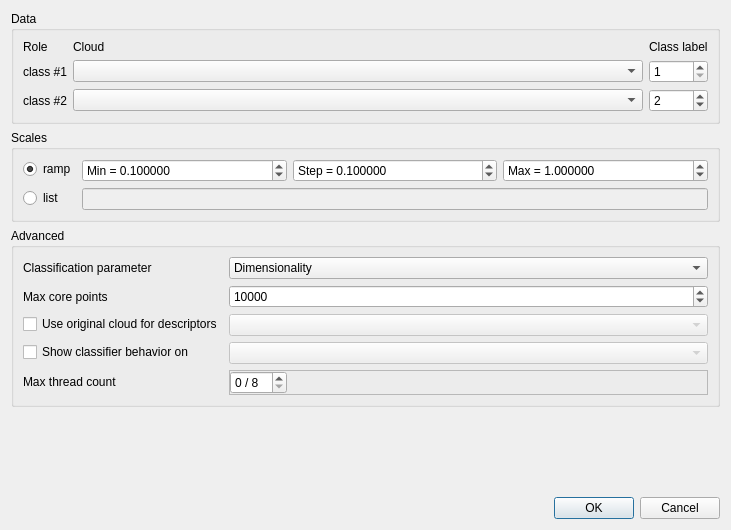
<?xml version="1.0" encoding="UTF-8"?>
<ui version="4.0">
 <class>CanupoTrainingDialog</class>
 <widget class="QDialog" name="CanupoTrainingDialog">
  <property name="geometry">
   <rect>
    <x>0</x>
    <y>0</y>
    <width>731</width>
    <height>530</height>
   </rect>
  </property>
  <property name="windowTitle">
   <string>CANUPO Training</string>
  </property>
  <property name="windowIcon">
   <iconset resource="../qCanupo.qrc">
    <normaloff>:/CC/plugin/qCanupoPlugin/images/iconCreate.png</normaloff>:/CC/plugin/qCanupoPlugin/images/iconCreate.png</iconset>
  </property>
  <layout class="QVBoxLayout" name="verticalLayout">
   <item>
    <widget class="QGroupBox" name="groupBox">
     <property name="title">
      <string>Data</string>
     </property>
     <layout class="QGridLayout" name="gridLayout">
      <item row="0" column="0">
       <widget class="QLabel" name="label_3">
        <property name="text">
         <string>Role</string>
        </property>
       </widget>
      </item>
      <item row="0" column="1">
       <widget class="QLabel" name="label_4">
        <property name="text">
         <string>Cloud</string>
        </property>
       </widget>
      </item>
      <item row="0" column="2">
       <widget class="QLabel" name="label_5">
        <property name="text">
         <string>Class label</string>
        </property>
       </widget>
      </item>
      <item row="2" column="0">
       <widget class="QLabel" name="label">
        <property name="text">
         <string>class #1</string>
        </property>
       </widget>
      </item>
      <item row="2" column="2">
       <widget class="QSpinBox" name="cloud1ClassSpinBox">
        <property name="minimum">
         <number>1</number>
        </property>
       </widget>
      </item>
      <item row="3" column="0">
       <widget class="QLabel" name="label_2">
        <property name="text">
         <string>class #2</string>
        </property>
       </widget>
      </item>
      <item row="3" column="2">
       <widget class="QSpinBox" name="cloud2ClassSpinBox">
        <property name="minimum">
         <number>1</number>
        </property>
        <property name="value">
         <number>2</number>
        </property>
       </widget>
      </item>
      <item row="2" column="1">
       <widget class="QComboBox" name="class1CloudComboBox">
        <property name="sizePolicy">
         <sizepolicy hsizetype="Expanding" vsizetype="Fixed">
          <horstretch>0</horstretch>
          <verstretch>0</verstretch>
         </sizepolicy>
        </property>
        <property name="toolTip">
         <string>Points belonging to class #1 </string>
        </property>
       </widget>
      </item>
      <item row="3" column="1">
       <widget class="QComboBox" name="class2CloudComboBox">
        <property name="sizePolicy">
         <sizepolicy hsizetype="Expanding" vsizetype="Fixed">
          <horstretch>0</horstretch>
          <verstretch>0</verstretch>
         </sizepolicy>
        </property>
        <property name="toolTip">
         <string>Points belonging to class #2</string>
        </property>
       </widget>
      </item>
     </layout>
    </widget>
   </item>
   <item>
    <widget class="QGroupBox" name="scalesGroupBox">
     <property name="title">
      <string>Scales</string>
     </property>
     <layout class="QFormLayout" name="formLayout_2">
      <item row="0" column="0">
       <widget class="QRadioButton" name="scalesRampRadioButton">
        <property name="text">
         <string>ramp</string>
        </property>
        <property name="checked">
         <bool>true</bool>
        </property>
       </widget>
      </item>
      <item row="0" column="1">
       <widget class="QFrame" name="scalesRampFrame">
        <layout class="QHBoxLayout" name="horizontalLayout">
         <property name="leftMargin">
          <number>0</number>
         </property>
         <property name="topMargin">
          <number>0</number>
         </property>
         <property name="rightMargin">
          <number>0</number>
         </property>
         <property name="bottomMargin">
          <number>0</number>
         </property>
         <item>
          <widget class="QDoubleSpinBox" name="minScaleDoubleSpinBox">
           <property name="toolTip">
            <string>Mininum scale</string>
           </property>
           <property name="prefix">
            <string>Min = </string>
           </property>
           <property name="decimals">
            <number>6</number>
           </property>
           <property name="minimum">
            <double>0.000001000000000</double>
           </property>
           <property name="maximum">
            <double>1000000000.000000000000000</double>
           </property>
           <property name="singleStep">
            <double>0.100000000000000</double>
           </property>
           <property name="value">
            <double>0.100000000000000</double>
           </property>
          </widget>
         </item>
         <item>
          <widget class="QDoubleSpinBox" name="stepScaleDoubleSpinBox">
           <property name="toolTip">
            <string>Step</string>
           </property>
           <property name="prefix">
            <string>Step = </string>
           </property>
           <property name="decimals">
            <number>6</number>
           </property>
           <property name="minimum">
            <double>0.000001000000000</double>
           </property>
           <property name="maximum">
            <double>1000000000.000000000000000</double>
           </property>
           <property name="singleStep">
            <double>0.100000000000000</double>
           </property>
           <property name="value">
            <double>0.100000000000000</double>
           </property>
          </widget>
         </item>
         <item>
          <widget class="QDoubleSpinBox" name="maxScaleDoubleSpinBox">
           <property name="toolTip">
            <string>Max scale</string>
           </property>
           <property name="prefix">
            <string>Max = </string>
           </property>
           <property name="decimals">
            <number>6</number>
           </property>
           <property name="minimum">
            <double>0.000001000000000</double>
           </property>
           <property name="maximum">
            <double>1000000000.000000000000000</double>
           </property>
           <property name="value">
            <double>1.000000000000000</double>
           </property>
          </widget>
         </item>
        </layout>
       </widget>
      </item>
      <item row="1" column="0">
       <widget class="QRadioButton" name="scalesListRadioButton">
        <property name="toolTip">
         <string>Inp</string>
        </property>
        <property name="text">
         <string>list</string>
        </property>
       </widget>
      </item>
      <item row="1" column="1">
       <widget class="QLineEdit" name="scalesListLineEdit">
        <property name="enabled">
         <bool>false</bool>
        </property>
        <property name="toolTip">
         <string>Input scales as a list of values (separated by a space character)</string>
        </property>
       </widget>
      </item>
     </layout>
    </widget>
   </item>
   <item>
    <widget class="QGroupBox" name="groupBox_2">
     <property name="title">
      <string>Advanced</string>
     </property>
     <layout class="QFormLayout" name="formLayout">
      <item row="1" column="0">
       <widget class="QLabel" name="label_7">
        <property name="text">
         <string>Classification parameter</string>
        </property>
       </widget>
      </item>
      <item row="1" column="1">
       <widget class="QComboBox" name="paramComboBox">
        <item>
         <property name="text">
          <string>Dimensionality</string>
         </property>
        </item>
       </widget>
      </item>
      <item row="2" column="0">
       <widget class="QLabel" name="label_6">
        <property name="text">
         <string>Max core points</string>
        </property>
       </widget>
      </item>
      <item row="2" column="1">
       <widget class="QSpinBox" name="maxPointsSpinBox">
        <property name="toolTip">
         <string>Maximum number of core points computed on each class</string>
        </property>
        <property name="minimum">
         <number>100</number>
        </property>
        <property name="maximum">
         <number>1000000000</number>
        </property>
        <property name="singleStep">
         <number>1000</number>
        </property>
        <property name="value">
         <number>10000</number>
        </property>
       </widget>
      </item>
      <item row="4" column="0">
       <widget class="QCheckBox" name="evaluateParamsCheckBox">
        <property name="toolTip">
         <string>Check this to add more points to the 2D classifier behavior representation</string>
        </property>
        <property name="text">
         <string>Show classifier behavior on </string>
        </property>
       </widget>
      </item>
      <item row="4" column="1">
       <widget class="QComboBox" name="evaluationCloudComboBox">
        <property name="enabled">
         <bool>false</bool>
        </property>
        <property name="sizePolicy">
         <sizepolicy hsizetype="Expanding" vsizetype="Fixed">
          <horstretch>0</horstretch>
          <verstretch>0</verstretch>
         </sizepolicy>
        </property>
        <property name="toolTip">
         <string>Additional points that will be added to the 2D classifier behavior representation</string>
        </property>
       </widget>
      </item>
      <item row="3" column="0">
       <widget class="QCheckBox" name="useOriginalCloudCheckBox">
        <property name="toolTip">
         <string>If checked the original cloud will be used for descriptors computation (i.e. class clouds will be considered as core points of this cloud)</string>
        </property>
        <property name="text">
         <string>Use original cloud for descriptors</string>
        </property>
       </widget>
      </item>
      <item row="3" column="1">
       <widget class="QComboBox" name="originCloudComboBox">
        <property name="enabled">
         <bool>false</bool>
        </property>
        <property name="sizePolicy">
         <sizepolicy hsizetype="Expanding" vsizetype="Fixed">
          <horstretch>0</horstretch>
          <verstretch>0</verstretch>
         </sizepolicy>
        </property>
        <property name="toolTip">
         <string>If set this cloud will be used for descriptors computation (i.e. class clouds will be considered as core points of this cloud)</string>
        </property>
       </widget>
      </item>
      <item row="5" column="1">
       <widget class="QFrame" name="frame">
        <property name="frameShape">
         <enum>QFrame::StyledPanel</enum>
        </property>
        <property name="frameShadow">
         <enum>QFrame::Raised</enum>
        </property>
        <layout class="QHBoxLayout" name="horizontalLayout_8">
         <property name="leftMargin">
          <number>0</number>
         </property>
         <property name="topMargin">
          <number>0</number>
         </property>
         <property name="rightMargin">
          <number>0</number>
         </property>
         <property name="bottomMargin">
          <number>0</number>
         </property>
         <item>
          <widget class="QSpinBox" name="maxThreadCountSpinBox">
           <property name="suffix">
            <string notr="true"> / 8</string>
           </property>
          </widget>
         </item>
         <item>
          <spacer name="horizontalSpacer">
           <property name="orientation">
            <enum>Qt::Horizontal</enum>
           </property>
           <property name="sizeHint" stdset="0">
            <size>
             <width>40</width>
             <height>20</height>
            </size>
           </property>
          </spacer>
         </item>
        </layout>
       </widget>
      </item>
      <item row="5" column="0">
       <widget class="QLabel" name="label_8">
        <property name="text">
         <string>Max thread count</string>
        </property>
       </widget>
      </item>
     </layout>
    </widget>
   </item>
   <item>
    <spacer name="verticalSpacer">
     <property name="orientation">
      <enum>Qt::Vertical</enum>
     </property>
     <property name="sizeHint" stdset="0">
      <size>
       <width>20</width>
       <height>1</height>
      </size>
     </property>
    </spacer>
   </item>
   <item>
    <widget class="QDialogButtonBox" name="buttonBox">
     <property name="orientation">
      <enum>Qt::Horizontal</enum>
     </property>
     <property name="standardButtons">
      <set>QDialogButtonBox::Cancel|QDialogButtonBox::Ok</set>
     </property>
    </widget>
   </item>
  </layout>
 </widget>
 <tabstops>
  <tabstop>class1CloudComboBox</tabstop>
  <tabstop>cloud1ClassSpinBox</tabstop>
  <tabstop>class2CloudComboBox</tabstop>
  <tabstop>cloud2ClassSpinBox</tabstop>
  <tabstop>scalesRampRadioButton</tabstop>
  <tabstop>minScaleDoubleSpinBox</tabstop>
  <tabstop>stepScaleDoubleSpinBox</tabstop>
  <tabstop>maxScaleDoubleSpinBox</tabstop>
  <tabstop>scalesListRadioButton</tabstop>
  <tabstop>scalesListLineEdit</tabstop>
  <tabstop>paramComboBox</tabstop>
  <tabstop>maxPointsSpinBox</tabstop>
  <tabstop>useOriginalCloudCheckBox</tabstop>
  <tabstop>originCloudComboBox</tabstop>
  <tabstop>evaluateParamsCheckBox</tabstop>
  <tabstop>evaluationCloudComboBox</tabstop>
  <tabstop>buttonBox</tabstop>
 </tabstops>
 <resources>
  <include location="../qCanupo.qrc"/>
 </resources>
 <connections>
  <connection>
   <sender>buttonBox</sender>
   <signal>accepted()</signal>
   <receiver>CanupoTrainingDialog</receiver>
   <slot>accept()</slot>
   <hints>
    <hint type="sourcelabel">
     <x>248</x>
     <y>254</y>
    </hint>
    <hint type="destinationlabel">
     <x>157</x>
     <y>274</y>
    </hint>
   </hints>
  </connection>
  <connection>
   <sender>buttonBox</sender>
   <signal>rejected()</signal>
   <receiver>CanupoTrainingDialog</receiver>
   <slot>reject()</slot>
   <hints>
    <hint type="sourcelabel">
     <x>316</x>
     <y>260</y>
    </hint>
    <hint type="destinationlabel">
     <x>286</x>
     <y>274</y>
    </hint>
   </hints>
  </connection>
  <connection>
   <sender>evaluateParamsCheckBox</sender>
   <signal>toggled(bool)</signal>
   <receiver>evaluationCloudComboBox</receiver>
   <slot>setEnabled(bool)</slot>
   <hints>
    <hint type="sourcelabel">
     <x>109</x>
     <y>281</y>
    </hint>
    <hint type="destinationlabel">
     <x>343</x>
     <y>282</y>
    </hint>
   </hints>
  </connection>
  <connection>
   <sender>scalesRampRadioButton</sender>
   <signal>toggled(bool)</signal>
   <receiver>scalesRampFrame</receiver>
   <slot>setEnabled(bool)</slot>
   <hints>
    <hint type="sourcelabel">
     <x>42</x>
     <y>170</y>
    </hint>
    <hint type="destinationlabel">
     <x>276</x>
     <y>171</y>
    </hint>
   </hints>
  </connection>
  <connection>
   <sender>scalesListRadioButton</sender>
   <signal>toggled(bool)</signal>
   <receiver>scalesListLineEdit</receiver>
   <slot>setEnabled(bool)</slot>
   <hints>
    <hint type="sourcelabel">
     <x>36</x>
     <y>196</y>
    </hint>
    <hint type="destinationlabel">
     <x>276</x>
     <y>197</y>
    </hint>
   </hints>
  </connection>
  <connection>
   <sender>useOriginalCloudCheckBox</sender>
   <signal>toggled(bool)</signal>
   <receiver>originCloudComboBox</receiver>
   <slot>setEnabled(bool)</slot>
   <hints>
    <hint type="sourcelabel">
     <x>108</x>
     <y>229</y>
    </hint>
    <hint type="destinationlabel">
     <x>342</x>
     <y>230</y>
    </hint>
   </hints>
  </connection>
 </connections>
</ui>
